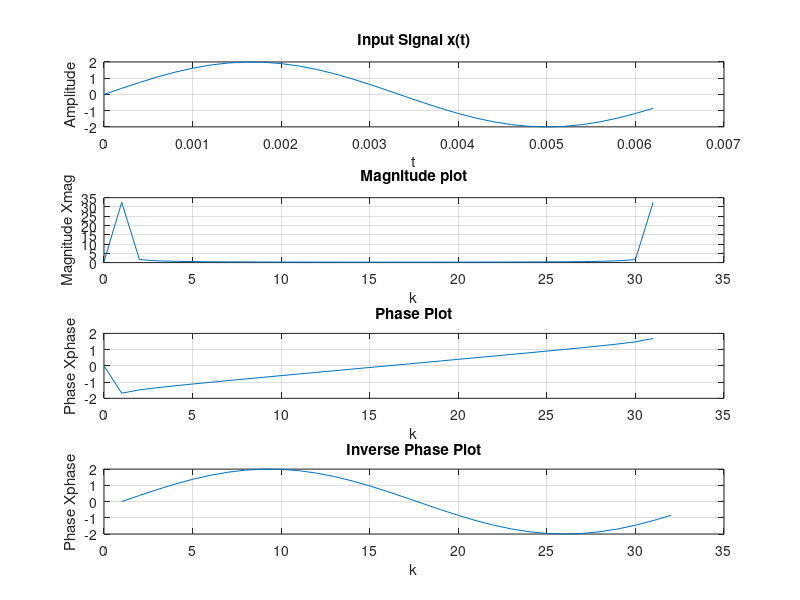

This chart was generated by the following MATLAB code:
% Study Of Fourier Transform and Inverse Fourier Transform

clc;

fs = 5000;
N = 32;
t = (0:N-1)*(1/fs);
x = 2*sin(2*pi*150*t);

subplot(4,1,1);
plot(t,x);
axis = [-2 2 -1 1];
grid on;

xlabel('t');
ylabel('Amplitude');
title('Input Signal x(t)');

Xw = fft(x);
k = 0:N-1;
Xmag = abs(Xw);

subplot(4,1,2)
plot(k,Xmag);
grid on;

xlabel('k');
ylabel('Magnitude Xmag');
title('Magnitude plot');
disp('Xmag');
disp(Xmag);

Xphase = angle(Xw);
subplot(4,1,3);
plot(k,Xphase);
grid on;

xlabel('k');
ylabel('Phase Xphase');
title('Phase Plot');
disp('Xphase');
disp(Xphase);

% Compute Inverse

x = ifft(Xw);
subplot(4,1,4);
plot(x);
grid on;

xlabel('k');
ylabel('Phase Xphase');
title('Inverse Phase Plot');
disp('Xw');
disp(Xw);